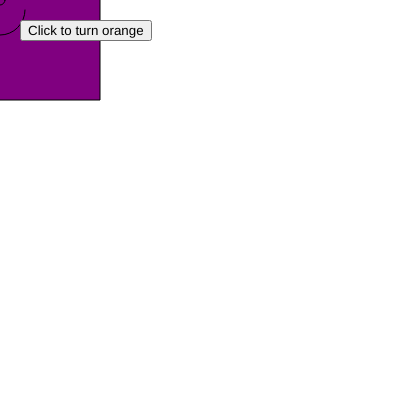
Frame 1 (no input)
Frame 60 (no input): identical to frame 1, image omitted
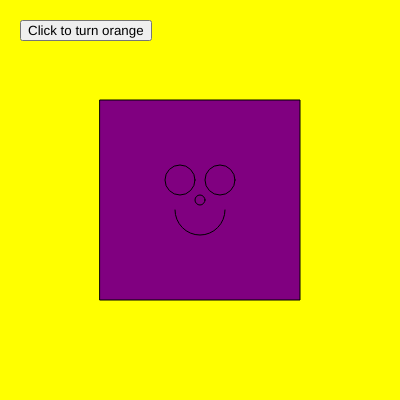
Frame 120 (the mouse pressed at the canvas centre since frame 60)

The p5.js sketch that drew these frames (run headless with seeded random() and noise() and a simulated clock; from frame 60 on, the mouse is pressed at the canvas centre):

// p5.js sketch
// ── sketch.js
var pointX = 0;// has no value yet until you create the canvas
var pointY = 0;
var faceColor = "purple";

var faceButton;

function setup() {
  // put setup code here
  createCanvas(400,400)
  pointX = width/2;
  pointY = height/2;
  console.log("pointX " + pointX + " pointY " + pointY);

faceButton = createButton("Click to turn orange");
faceButton.position(20,20);
faceButton.mousePressed(function(){
  // your action goes in here
  //the button mousepressed function is tied to the general mousepressed function
  faceColor = "orange";

});
}

function draw() {
  // put drawing code here
  //floods the background so it doesnt have that repeating effect


// i want to change the background based, split screen vertically

if(mouseX < width/2){
  console.log("left hand side");
  background("white");
}

if(mouseX > width/2){
  console.log("right hand side");
  background("green");
}

if(mouseX==width/2){
  console.log("center");
  background("yellow");
}


  pointX = mouseX;
  pointY = mouseY;

  //console.log("pointX " + pointX + " pointY " + pointY);
fill(faceColor);
  rect(pointX - 100,pointY-100,200,200);

  ellipse(pointX,pointY,10,10)//nose

  ellipse(pointX + 20,pointY - 20,30,30);//right eye
ellipse(pointX-20,pointY-20,30,30);// left eye
arc(pointX,pointY + 10,50,50,0,PI);




}//end of draw


function mousePressed(){// when you press the mouse it turns red
  //faceColor = "red";
}

function mouseReleased(){//when you let go it goes back to original color
  //faceColor = "purple";
}

function keyPressed(){// when you press the key on the keyboard it changes color

  console.log("key " + key);
  console.log("keyCode " + keyCode);

  //if statement is true, then execute code inside{}
  // == if oneside equals the other
  // if you press b, then key becomes "b"== "b" which is true
  //key returns a character
if(key == "b"){
      faceColor = "blue";
}

// if you press r, then keyCode becomes 82, 82 == 82 which is true
//keyCode returns a number
if(keyCode == 82){
  faceColor = "red";
}


}
